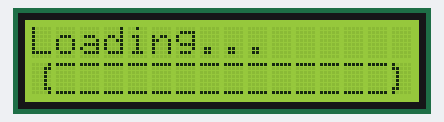
Recording of a sketch running on a simulated Arduino Uno, built with avr-gcc and run on an emulated ATmega328P. On the bench: 16×2 character LCD.

Above: at 0.3 s.
At 4.86 s:
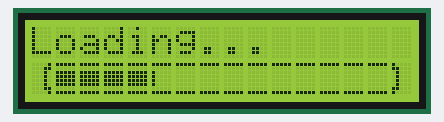
At 9.14 s:
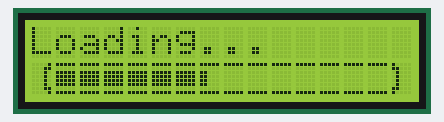
At 20.39 s:
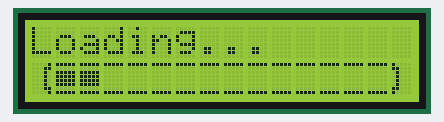
At 28.01 s:
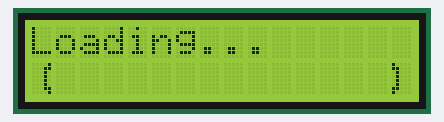
At 38.7 s:
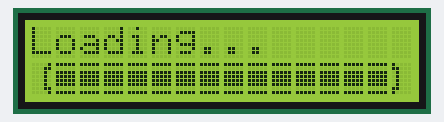

Measured:
- what the display in image 5 shows lasts 1.0 s, from 38.7 s to 39.7 s

The sketch:

loadingscreen.ino
```cpp
#include <Wire.h>
#include <LiquidCrystal_I2C.h>

LiquidCrystal_I2C lcd(0x27, 16, 2);

byte pixel0[] = { B11111, B00000, B00000, B00000, B00000, B00000, B00000, B11111 };
byte pixel1[] = { B11111, B00000, B10000, B10000, B10000, B10000, B00000, B11111 };
byte pixel2[] = { B11111, B00000, B11000, B11000, B11000, B11000, B00000, B11111 };
byte pixel3[] = { B11111, B00000, B11100, B11100, B11100, B11100, B00000, B11111 };
byte pixel4[] = { B11111, B00000, B11110, B11110, B11110, B11110, B00000, B11111 };
byte pixel5[] = { B11111, B00000, B11111, B11111, B11111, B11111, B00000, B11111 };

byte customCharStart[] = { B00001, B00011, B00010, B00010, B00010, B00010, B00011, B00001 };
byte customCharEnd[] = { B10000, B11000, B01000, B01000, B01000, B01000, B11000, B10000 };

void setup() {
  lcd.init();
  lcd.backlight();

  lcd.createChar(0, pixel0);
  lcd.createChar(1, pixel1);
  lcd.createChar(2, pixel2);
  lcd.createChar(3, pixel3);
  lcd.createChar(4, pixel4);
  lcd.createChar(5, pixel5);
  lcd.createChar(6, customCharStart);
  lcd.createChar(7, customCharEnd);

  lcd.setCursor(0, 0);
  lcd.print("Loading...");

  lcd.setCursor(0, 1);
  lcd.write(byte(6));
  lcd.setCursor(15, 1);
  lcd.write(byte(7));
}

void loop() {
  for (int i = 0; i <= 70; i++) {
    drawProgressBar(i);
    if (i < 45) {
      delay(15);
    } else {
      delay(50);
    }
  }
  delay(1000);
  lcd.clear();
  lcd.setCursor(0, 0);
  lcd.print("Loading...");
  lcd.setCursor(0, 1);
  lcd.write(byte(6));
  lcd.setCursor(15, 1);
  lcd.write(byte(7));
}


void drawProgressBar(int progress) {
  lcd.setCursor(1, 1);
  for (int i = 2; i <= 15; i++) {
    int pixelState = progress - ((i - 2) * 5);
    if (pixelState >= 5) {
      lcd.write(byte(5));
    } else if (pixelState > 0) {
      lcd.write(byte(pixelState));
    } else {
      lcd.write(byte(0));
    }
  }
}
```
